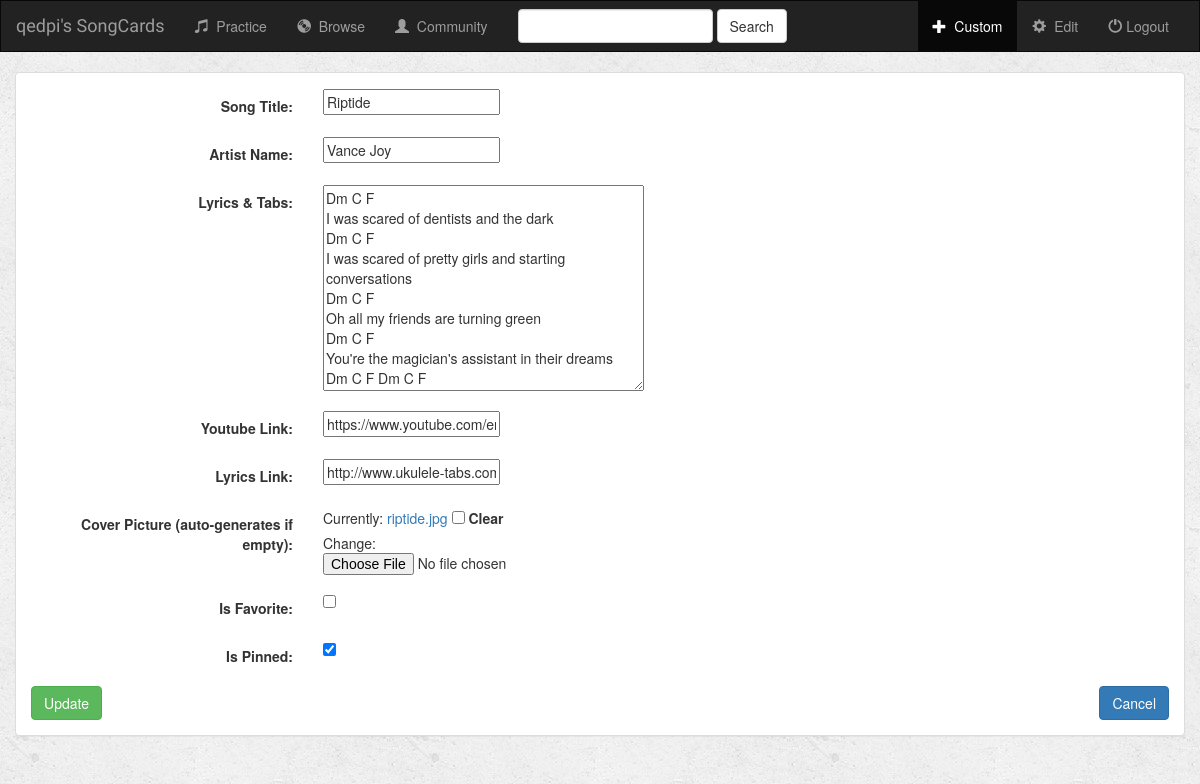
The app's page /cards/22/update/ (signed in), older data.
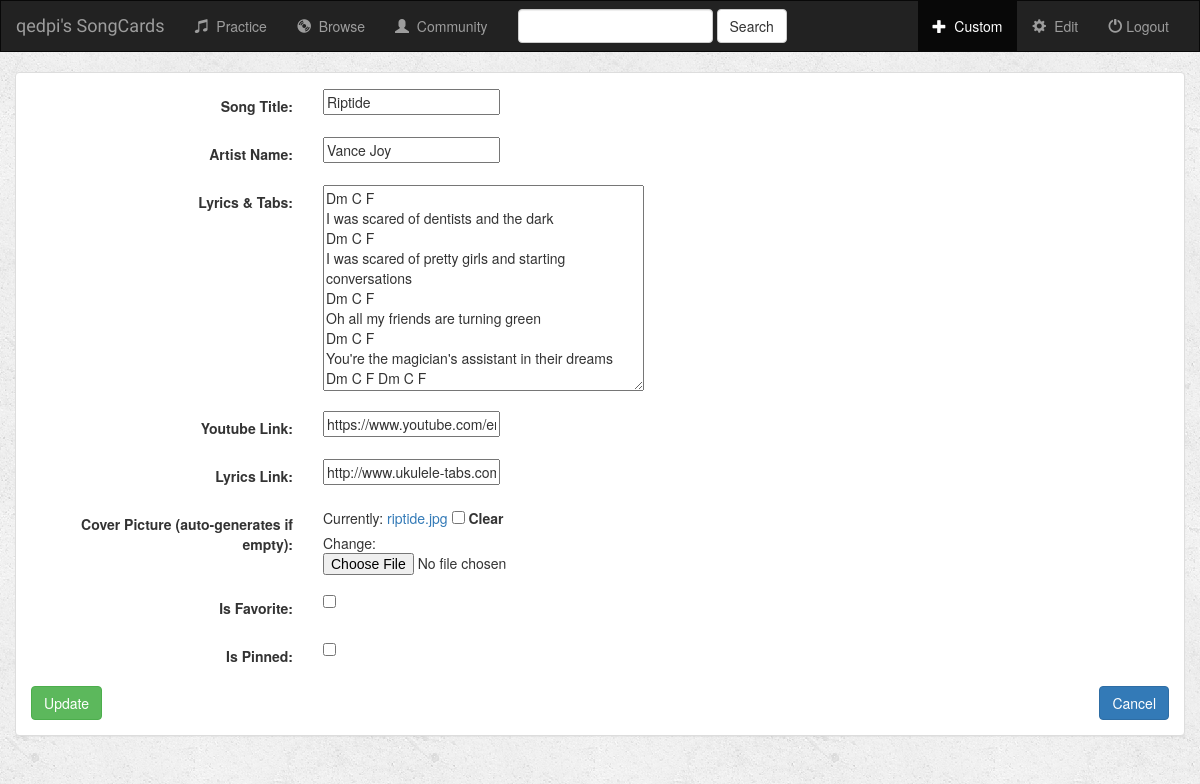
The same page, newer data.
### cards/models.py (models this page shows, shortened)
class Card(models.Model):
    user = models.ForeignKey(User, default=1)
    topic = models.CharField(max_length=100, verbose_name='Song Title')
    front = models.CharField(blank=True, default='', max_length=100, verbose_name='Artist Name')
    back = models.TextField(blank=True, default='auto_generate', max_length=10000, verbose_name='Lyrics & Tabs')
    review_time = models.DateTimeField()
    review_interval = models.BigIntegerField(default=initial_review_interval)
    card_audio = models.CharField(blank=True, default='auto_generate', max_length=300, verbose_name='Youtube Link')
    card_score = models.CharField(blank=True, default='auto_generate', max_length=300, verbose_name='Lyrics Link')
    card_pic = models.FileField(blank=True, verbose_name='Cover Picture (auto-generates if empty)')
    is_new = models.BooleanField(default=True)
    is_favorite = models.BooleanField(default=False, verbose_name="Is Favorite")
    is_pinned = models.BooleanField(default=False, verbose_name="Is Pinned")
    date_created = models.DateTimeField(default=datetime.utcnow())
    class Meta:
        unique_together = ('topic', 'front',)

### cards/views.py (the view)
# urls.py: url(r'^(?P<pk>[\d]+)/update/$', views.CardUpdate.as_view(), name='update_card'),
class CardUpdate(LoginRequiredMixin, UpdateView):
    model = Card
    fields = used_fields

### cards/templates/cards/card_form.html (shortened to what this page needs)
{% extends 'cards/base.html' %}
{% block plus_active %}active{% endblock %}
{% block body %}
    <div class="container-fluid">
        <div class="row">
            <div class="col-sm-12 col-md-12">
                <div class="panel panel-default">
                    <div class="panel-body">
                        <form action="" class="form-horizontal" method="post" enctype="multipart/form-data">
                            {% include 'users/form_template.html' %}
                            <div class="" style="display: inline;">
                                <button class="btn btn-success" type="submit">Update</button>
                            </div>
                            <div class="button-group" style="float: right">
                                <a href="{% url 'cards:index' %}">
                                    <div class="" style="display: inline;">
                                        <button class="btn btn-primary" type="button">Cancel</button></div></a>
                            </div>
                        </form>
                    </div>
                </div>
            </div>
        </div>
    </div>
{% endblock %}

### users/templates/users/form_template.html (shortened to what this page needs)
{% for field in form %}
    <div class="form-group">
        <div class="col-sm-offset-3 col-sm-9">
        </div>
        <label class="control-label col-sm-3" for="song_title">{{ field.label_tag }}</label>
        <div class="col-sm-9">{{ field }}</div>
    </div>
{% endfor %}

Row changes from the older to the newer data that the page shows:
changed Card "Riptide": is_pinned "☑" → "☐"
